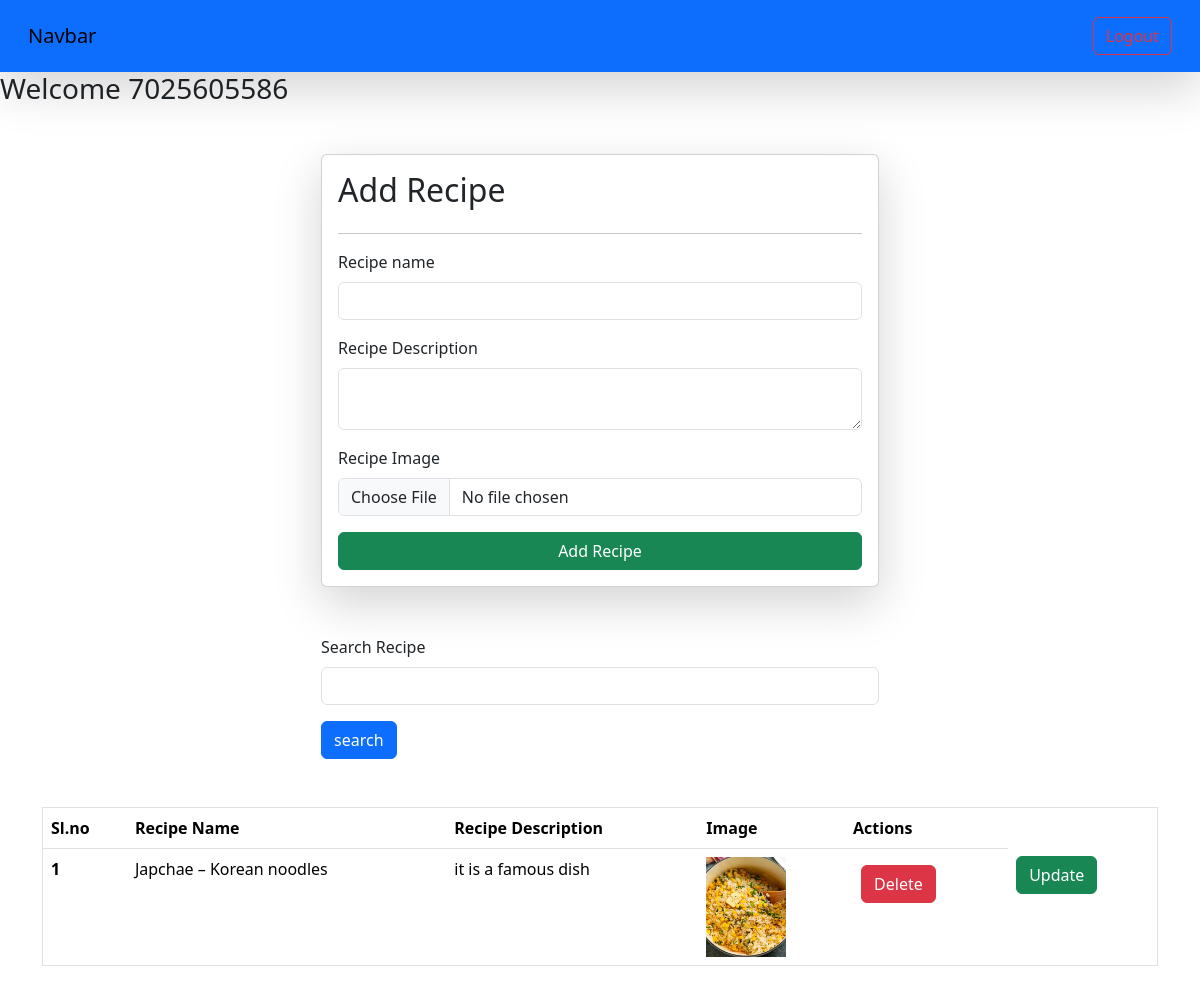
The page /recipe/ (signed in) on the database its author committed.
### accounts/models.py (models this page shows)
class CustomUser(AbstractUser):
    username=None
    phone_number = models.CharField(max_length=100,unique=True)
    email = models.EmailField(unique=True)
    user_bio=models.CharField(max_length=50)
    user_profile_image = models.ImageField(upload_to="profile")
    USERNAME_FIELD='phone_number'
    REQUIRED_FIELDS=[]
    objects = UserManager()

### veg/models.py (models this page shows, shortened)
class Recipe(models.Model):
    user = models.ForeignKey(User,on_delete=models.SET_NULL,null=True,blank=True)
    recipe_name = models.CharField(max_length=100)
    slug=models.SlugField(unique=True)
    recipe_description = models.TextField(max_length=100)
    recipe_image = models.ImageField(upload_to="recipe")
    recipe_view_count = models.IntegerField(default=1)

### veg/views.py (the view, shortened to what this page needs)
# urls.py: path("recipe/",recipe,name="recipe"),
@login_required(login_url="/login/")
def recipe(request):
    queryset = Recipe.objects.all()
    if request.GET.get('search'):
       queryset=queryset.filter(recipe_name__icontains=request.GET.get('search'))
    context= {"recipe":queryset}
    return render(request, 'recipe.html',context)

### home/templates/recipe.html (shortened to what this page needs)
{% extends 'base.html' %}
{% block start%}
<h3>Welcome {{request.user}}</h3>
<div class="container mt-5">
    <form class="col-6 mx-auto card p-3 shadow-lg" method="post" enctype="multipart/form-data">
        <h2>Add Recipe</h2>
        <hr>
        <div class="mb-3">
          <label for="exampleInputEmail1" class="form-label">Recipe name</label>
          <input name="recipe_name" type="text" class="form-control">
        </div>
        <div class="mb-3">
          <label for="exampleInputPassword1" class="form-label">Recipe Description</label>
          <textarea name="recipe_description"  id="" class="form-control"></textarea>
        </div>
        <div class="mb-3">
            <label class="form-label">Recipe Image</label>
            <input name="recipe_image" type="file" class="form-control">
        </div>
        <button type="submit" class="btn btn-primary btn-success">Add Recipe</button>
      </form>
      <div class="mt-5">
        <div class="mx-auto col-6">
            <form action="">
            <div class="mb-3">
                <label for="exampleInputEmail1" class="form-label">Search Recipe</label>
                <input name="search" type="text" class="form-control">
              </div>
              <button type="submit" class="btn btn-primary">search</button>
            </form>
        </div>
      </div>
      <table class="table mt-5">
        <thead>
          <tr>
            <th>Sl.no</th>
            <th scope="col">Recipe Name</th>
            <th scope="col">Recipe Description</th>
            <th scope="col">Image</th>
            <th scope="col">Actions</th>
          </tr>
        </thead>
        <tbody>
            {% for reci in recipe %}
          <tr>
            <th scope="row">{{forloop.counter}}</th>
            <td>{{reci.recipe_name}}</td>
            <td>{{reci.recipe_description}}</td>
            <td><img src="/media/{{reci.recipe_image}}" style="height: 100px;" alt=""></td>
            <td><a href="/delete_recipe/{{reci.id}}" class="btn btn-danger m-2">Delete</a></td>
            <td><a href="/update_recipe/{{reci.slug}}" class="btn btn-success">Update</a></td>
          </tr>
         {% endfor %}
        </tbody>
      </table>
</div>
{% endblock %}

### home/templates/base.html (style rules this page uses)
table, th, td { border: 1px solid black; }

### rows shown on the page
CustomUser: user "7025605586"
Recipe: recipe_name "Japchae – Korean noodles", recipe_description "it is a famous dish", recipe_image (picture)
